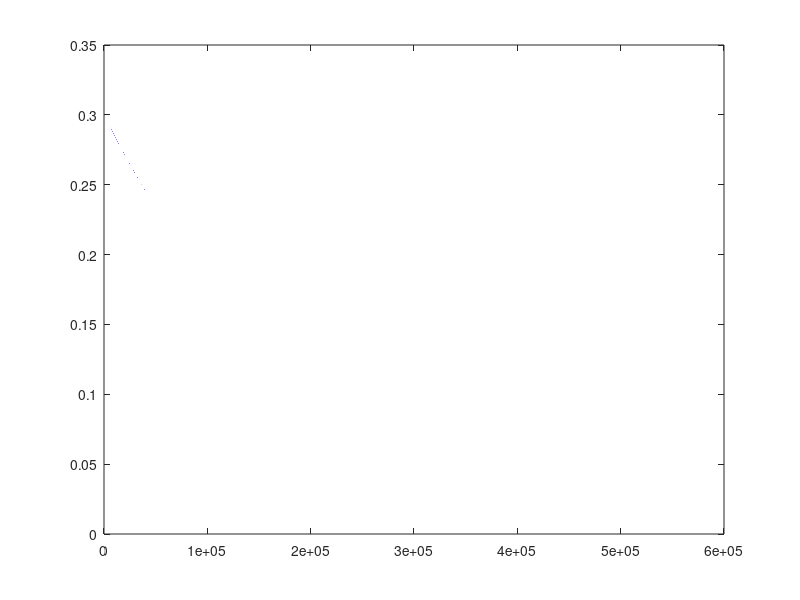

MATLAB code for this plot:
%Works out where the exploration noise ends up after a full training run,
%for the decay rate set in const_RL.m. Handy before starting a long training.

tot_episode = 3500;
step_per_episode = 150;
tot_sampling_step = tot_episode*step_per_episode;

StandardDeviationDecayRate = 5e-6;
StandardDeviation = 0.3;

stddev_list = [];
for i=1:tot_sampling_step
    StandardDeviation = StandardDeviation.*(1 - StandardDeviationDecayRate);
    stddev_list(end+1) = StandardDeviation;
end

disp(StandardDeviation)

plot(stddev_list)
